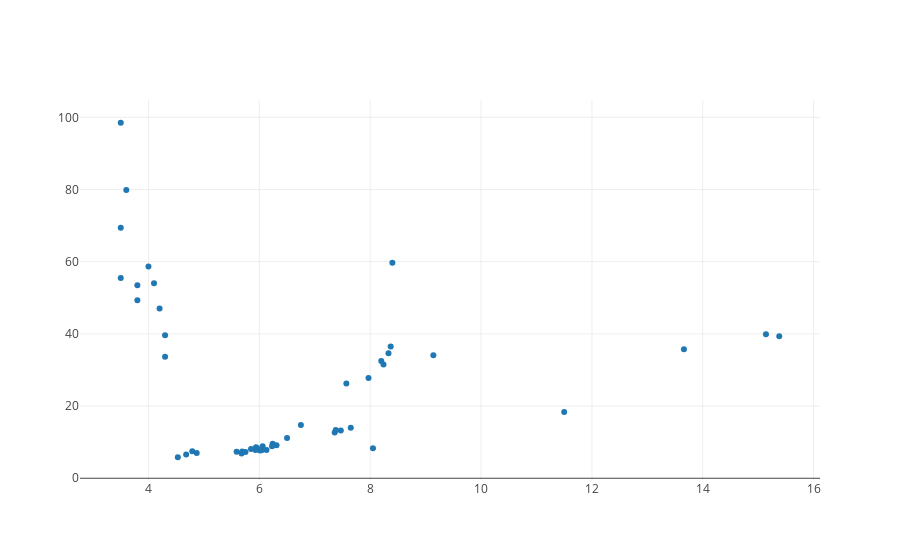

This figure's notebook cell:
### Code cell
import plotly.graph_objs as go

iplot([go.Scatter(x=calls['Ring(sec)'], y=calls['Total Average (Secs)'], mode='markers')])
